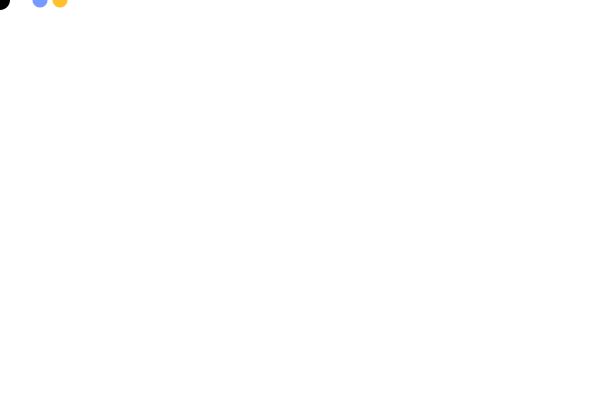
Frame 1 (no input)
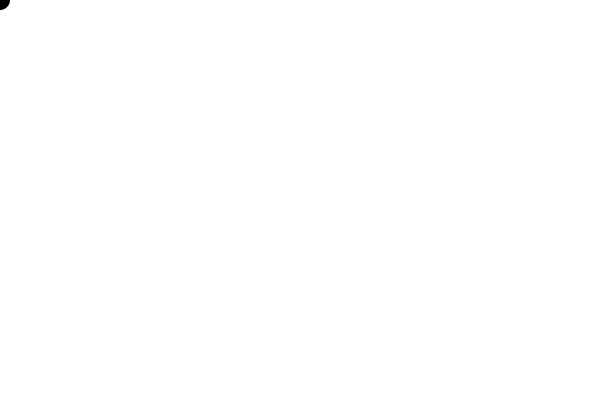
Frame 60 (the mouse pressed at the canvas centre just before this capture)
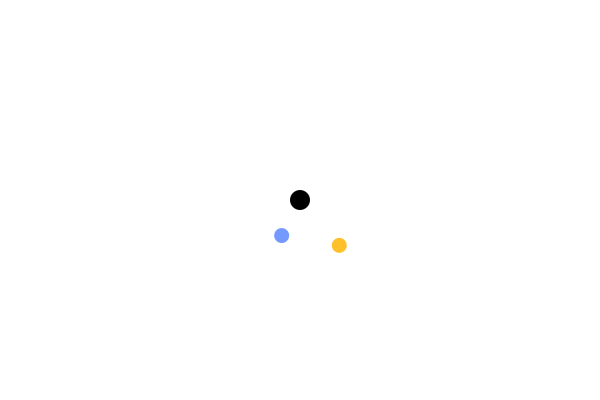
Frame 120 (the mouse held since frame 60 and released just before this capture)

The Processing sketch that drew these frames (run headless with seeded random() and noise(); from frame 60 on, the mouse is pressed at the canvas centre):

// Processing sketch: follower
// ── follower.pde
float angle0 = 0; 
float angle1 = 0; 
float radius = 40; 
float rotationSpeed0 = 0.07; 
float rotationSpeed1 = 0.06; 


void setup() {
  size(600, 400);
}

void draw() {
  background(255);
  
  float followerX0 = mouseX + cos(angle0) * radius;
  float followerY0 = mouseY + sin(angle0) * radius;
  
  float followerX1 = mouseX + cos(angle1) * radius * 1.5;
  float followerY1 = mouseY + sin(angle1) * radius * 1.5;
  
  angle0 += rotationSpeed0;
  angle1 += rotationSpeed1;
  
  fill(116, 153, 255);
  noStroke();
  ellipse(followerX0, followerY0, 15, 15); 
  
  fill(255, 192, 41);
  noStroke();
  ellipse(followerX1, followerY1, 15, 15); 
  
  //fill(116, 153, 255);
  //noStroke();
  //ellipse(followerX, followerY, 15, 15); 
  
  fill(0, 0, 0);
  noStroke();
  ellipse(mouseX, mouseY, 20, 20); 
}
